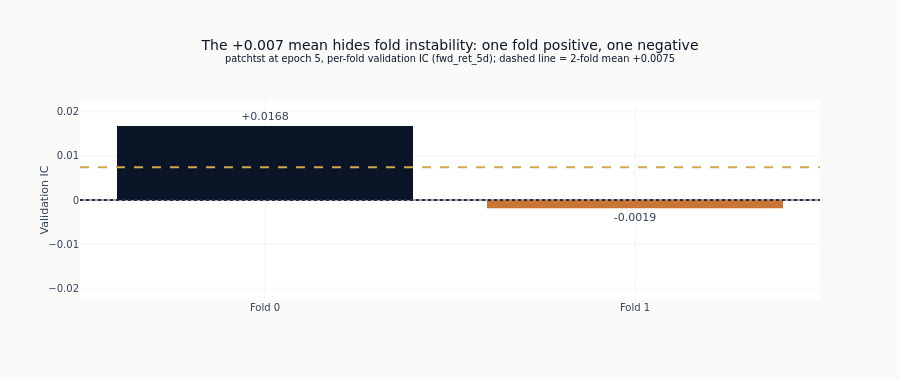

The code cell stored with this chart in its notebook:
### Markdown cell above
The mean validation IC is a fragile average of only two walk-forward folds. Splitting
it out shows how thin the signal is: one fold is strongly positive and one is slightly
negative, so the headline number rests on a single favourable window rather than a
stable edge.

### Code cell
fold_metrics = result["fold_metrics"]
if fold_metrics.height > 0:
    _fm = fold_metrics.sort("fold_id")
    _fold_ids = [f"Fold {i}" for i in _fm["fold_id"].to_list()]
    _fold_ics = _fm["ic_mean"].to_list()
    fig_folds = go.Figure()
    fig_folds.add_trace(
        go.Bar(
            x=_fold_ids,
            y=_fold_ics,
            marker_color=[COLORS["blue"] if v >= 0 else COLORS["copper"] for v in _fold_ics],
            text=[f"{v:+.4f}" for v in _fold_ics],
            textposition="outside",
        )
    )
    fig_folds.add_hline(y=best_ic, line=dict(color=COLORS["amber"], dash="dash"))
    fig_folds.add_hline(y=0.0, line=dict(color=COLORS["slate"], dash="dot"))
    _pad = max(abs(min(_fold_ics)), abs(max(_fold_ics))) * 1.35
    fig_folds.update_yaxes(range=[-_pad, _pad])
    fig_folds.update_layout(
        title_text=f"The {best_ic:+.3f} mean hides fold instability: one fold positive, one negative"
        f"<br><sup>{best_name} at epoch {best_epoch}, per-fold validation IC (fwd_ret_5d); "
        f"dashed line = 2-fold mean {best_ic:+.4f}</sup>",
        yaxis_title="Validation IC",
        height=380,
        showlegend=False,
    )
    fig_folds.show()

### Figure 1 — Plotly figure (JSON) as saved in the notebook; plotly's stock layout.template omitted (floating-point values rounded to 4 significant figures)
{"data": [{"marker": {"color": ["#0a1628", "#C87533"]}, "text": ["+0.0168", "-0.0019"], "textposition": "outside", "type": "bar", "x": ["Fold 0", "Fold 1"], "y": [0.01682, -0.001897]}], "layout": {"height": 380, "shapes": [{"line": {"color": "#D4A84B", "dash": "dash"}, "type": "line", "x0": 0, "x1": 1, "xref": "x domain", "y0": 0.00746, "y1": 0.00746, "yref": "y"}, {"line": {"color": "#1a2d4a", "dash": "dot"}, "type": "line", "x0": 0, "x1": 1, "xref": "x domain", "y0": 0.0, "y1": 0.0, "yref": "y"}], "showlegend": false, "title": {"text": "The +0.007 mean hides fold instability: one fold positive, one negative<br><sup>patchtst at epoch 5, per-fold validation IC (fwd_ret_5d); dashed line = 2-fold mean +0.0075</sup>"}, "yaxis": {"range": [-0.0227, 0.0227], "title": {"text": "Validation IC"}}}}
